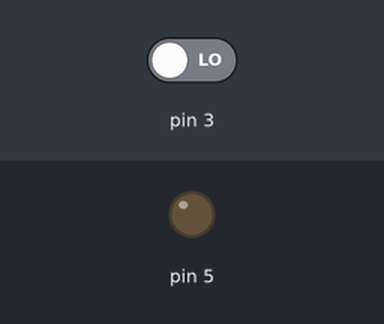
A sketch run on a simulated Arduino Uno, built with avr-gcc and run on an emulated ATmega328P. Shown: output pins drawn as LEDs (lit = HIGH). Inputs (shaded band) come from the test bench; at power-on: pin 3 LOW.

Above: at 1.2 s.
1.3 s: pin 3 driven HIGH
At 3.4 s:
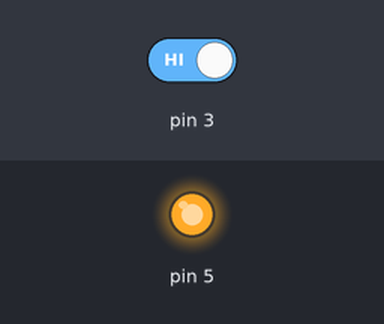
Timing chart, 0 to 10.3 s (numbered marks = the images above; inputs shaded):
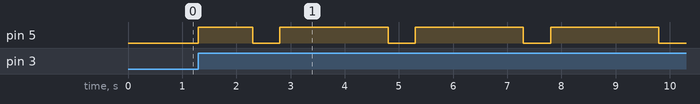

The sketch:

HighLowLed.ino
```cpp
bool estado = LOW;

void setup() {
  pinMode(3, INPUT);
  pinMode(5, OUTPUT);
}

void loop() {
  estado = digitalRead(3);

  if (estado == HIGH) {
    digitalWrite(5, HIGH);   // Enciende el LED
    delay(1000);             // Espera 1 segundo
    digitalWrite(5, LOW);    // Apaga el LED
    delay(500);              // Espera 0.5 segundos
    digitalWrite(5, HIGH);   // Enciende el LED nuevamente
    delay(1000);             // Espera 1 segundo
  }
}
```

Measured:
- after the input at 1.3 s, pin 5: LOW → HIGH at once, then repeats every 2.5 s: LOW 0.50 s, HIGH 2.0 s
